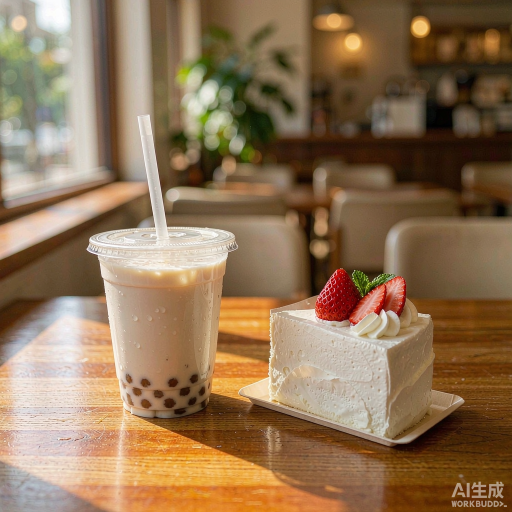
#> input picture _build/genimg/手机实拍生活照_一杯奶茶和一块草莓蛋糕放在木质咖啡馆桌上_窗_2026-10-21T11-58-34.png, 1024 x 1024 px, found by its file name (shown at 1/2 size); its folder holds 4 pictures in this run
$ python wx_real_images.py
#> lines starting #> are read from the running program, lines starting #| are printed output that depends on the picture
# -*- coding: utf-8 -*-
"""把 _build/genimg 里新生成的真人风图片裁掉底部水印、裁剪压缩，
覆盖到 WeiXinDemo 的 drawable-nodpi（avatar*.jpg / moment*.jpg / moments_cover.jpg）"""
import os
from PIL import Image

SRC = r"C:\Users\lenovo\WorkBuddy\2026-10-12-14-18-05\_build\genimg"
DST = r"C:\Users\lenovo\WorkBuddy\2026-10-12-14-18-05\WeiXinDemo\app\src\main\res\drawable-nodpi"

# 按生成顺序映射：17 个好友头像 + 我的头像
AVATARS = [
    ("真人手机自拍照_25岁中国年轻女性", "avatar1"),
    ("真人手机自拍照_28岁中国年轻男性", "avatar2"),
    ("真人照片_45岁中国中年女性", "avatar3"),
    ("真人照片_50岁中国中年男性", "avatar4"),
    ("真人手机自拍照_22岁中国女大学生", "avatar5"),
    ("真人手机自拍照_26岁中国男性_运动装", "avatar6"),
    ("真人手机自拍照_30岁中国女性_中长发微卷", "avatar7"),
    ("真人照片_35岁中国男性工程师", "avatar8"),
    ("真人手机自拍照_20岁中国男大学生_篮球服", "avatar9"),
    ("真人照片_60岁中国老奶奶", "avatar10"),
    ("真人照片_62岁中国老爷爷", "avatar11"),
    ("真人手机自拍照_24岁中国女性_长发披肩", "avatar12"),
    ("真人手机自拍照_23岁中国男性程序员", "avatar13"),
    ("真人照片_32岁中国女教师", "avatar14"),
    ("真人手机自拍照_27岁中国男性外卖员", "avatar15"),
    ("真人照片_38岁中国女性医生", "avatar16"),
    ("真人手机自拍照_19岁中国女高中生", "avatar17"),
    ("真人手机自拍照_21岁中国男大学生_我的头像", "avatar_me"),
]

MOMENTS = [
    ("手机实拍生活照_一杯奶茶和一块草莓蛋糕", "moment1"),
    ("手机实拍旅行照_云南泸沽湖清晨", "moment2"),
    ("手机实拍宠物照_一只橘猫", "moment3"),
    ("手机实拍美食照_重庆火锅沸腾红汤", "moment4"),
    ("手机实拍夜景_重庆洪崖洞夜景", "moment5"),
    ("手机实拍运动照_清晨公园跑道", "moment6"),
]

COVER_PREFIX = "朋友圈封面横幅图"


def load_cropped(path):
    img = Image.open(path).convert("RGB")
    w, h = img.size
    # 裁掉底部 9%（AI 生成水印在右下角）
    img = img.crop((0, 0, w, int(h * 0.91)))
    return img


def center_square(img, side):
    w, h = img.size
    left = (w - side) // 2
    top = (h - side) // 2
    return img.crop((left, top, left + side, top + side))


def main():
    files = os.listdir(SRC)
    used = set()
    count = 0

    for prefix, name in AVATARS:
        src = next((f for f in files if f.startswith(prefix) and f.endswith(".png")), None)
        if src is None:
            print("!! 未找到:", prefix)
            continue
        used.add(src)
        img = load_cropped(os.path.join(SRC, src))
        w, h = img.size
        img = center_square(img, min(w, h)).resize((400, 400), Image.LANCZOS)
        img.save(os.path.join(DST, name + ".jpg"), "JPEG", quality=85)
        count += 1
        print("头像", name + ".jpg", "<-", src)
#> pass 2 of the loop in main, `for prefix, name in AVATARS:`:
#> pass 3 of the loop in main, `for prefix, name in AVATARS:`:
#> the loop made 18 passes; the first 3 are shown

    for prefix, name in MOMENTS:
        src = next((f for f in files if f.startswith(prefix) and f.endswith(".png")), None)
        if src is None:
            print("!! 未找到:", prefix)
            continue
        used.add(src)
        img = load_cropped(os.path.join(SRC, src))
#> in load_cropped, img is the input picture: PIL image 1024x1024 RGB; mean R, G, B 143.7, 115.5, 84.9
#> in load_cropped, `img = img.crop((0, 0, w, int(h * 0.91)))`:
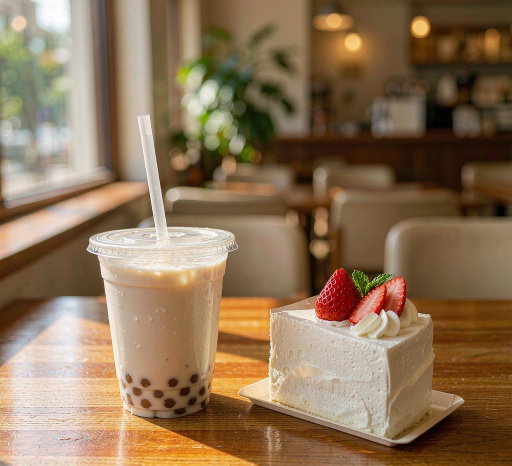
#> img: PIL image 1024x931 RGB (shown at 1/2 size); mean R, G, B 140.4, 114.6, 86.1
        w, h = img.size
#> w = 1024; h = 931
        img = center_square(img, min(w, h)).resize((800, 800), Image.LANCZOS)
#> in center_square, `return img.crop((left, top, left + side, top + side))`:
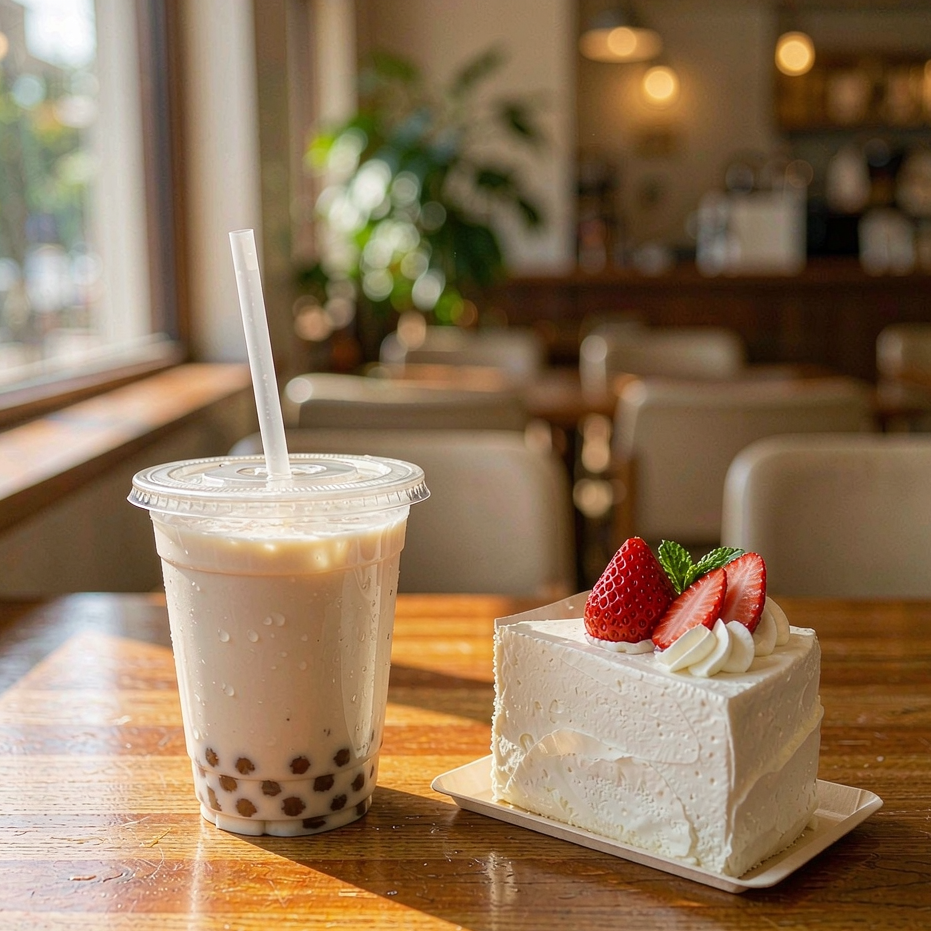
#> returned value: PIL image 931x931 RGB; mean R, G, B 141.5, 115.3, 86.7
#> img: PIL image 800x800 RGB
        img.save(os.path.join(DST, name + ".jpg"), "JPEG", quality=85)
        count += 1
        print("配图", name + ".jpg", "<-", src)
#> pass 2 of the loop in main, `for prefix, name in MOMENTS:`:
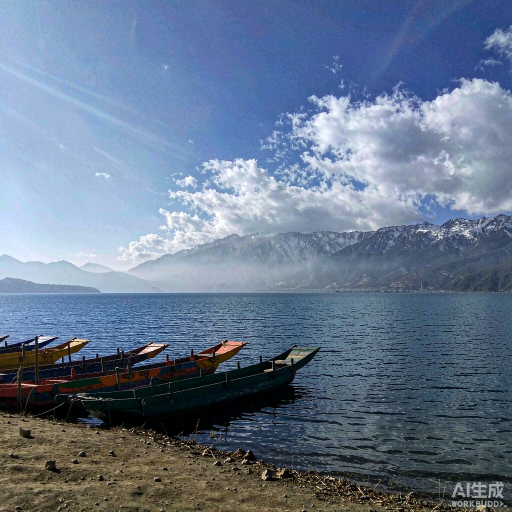
#> input picture _build/genimg/手机实拍旅行照_云南泸沽湖清晨_湖水湛蓝_远处雪山_湖边彩色_2026-10-21T11-58-28.png, 1024 x 1024 px, found by its file name (shown at 1/2 size)
#> in load_cropped, img is the input picture: PIL image 1024x1024 RGB; mean R, G, B 102.7, 119.2, 141.6
#> in load_cropped (call 2), `img = img.crop((0, 0, w, int(h * 0.91)))`:
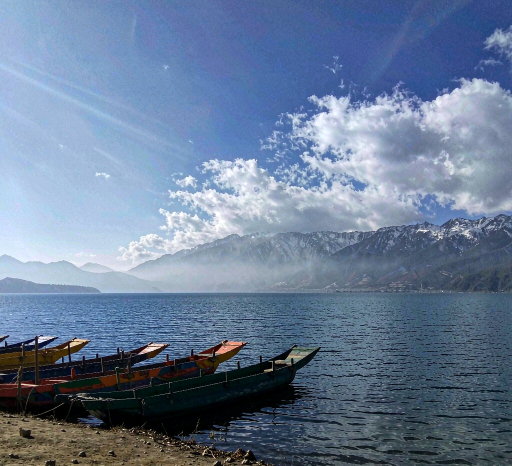
#> img: PIL image 1024x931 RGB (shown at 1/2 size); mean R, G, B 104.6, 123.4, 149.7
#> in center_square (call 2), `return img.crop((left, top, left + side, top + side))`:
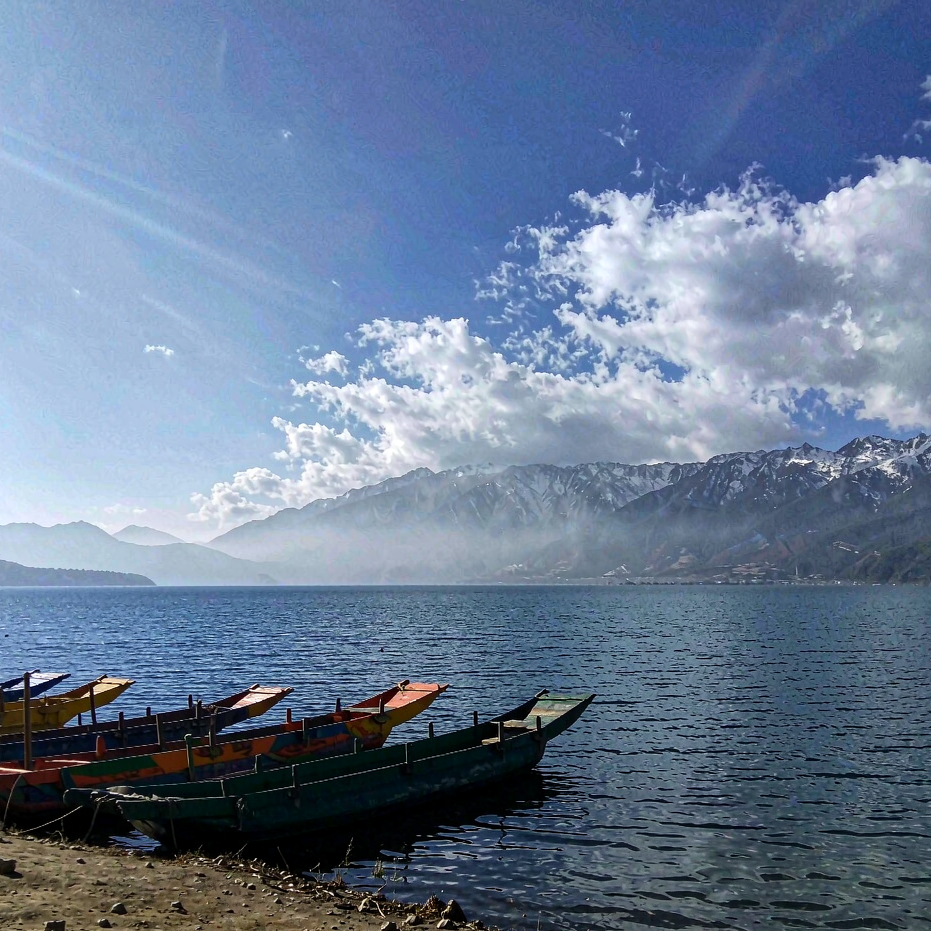
#> returned value: PIL image 931x931 RGB; mean R, G, B 104, 123, 149.7
#> pass 3 of the loop in main, `for prefix, name in MOMENTS:`:
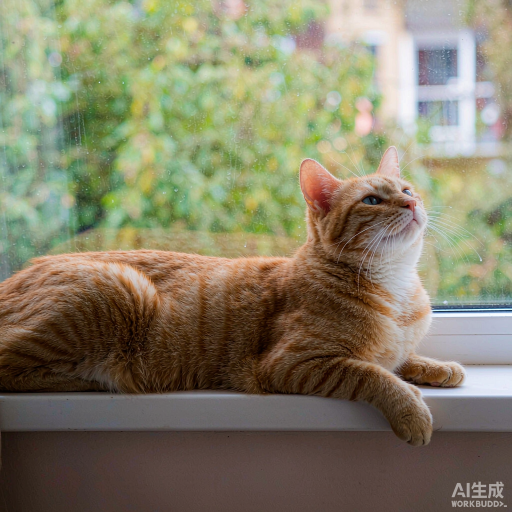
#> input picture _build/genimg/手机实拍宠物照_一只橘猫趴在窗台晒太阳_眯眼惬意_窗外绿植虚_2026-10-21T11-58-28.png, 1024 x 1024 px, found by its file name (shown at 1/2 size)
#> in load_cropped, img is the input picture: PIL image 1024x1024 RGB; mean R, G, B 132.1, 127.2, 103.4
#> in load_cropped (call 3), `img = img.crop((0, 0, w, int(h * 0.91)))`:
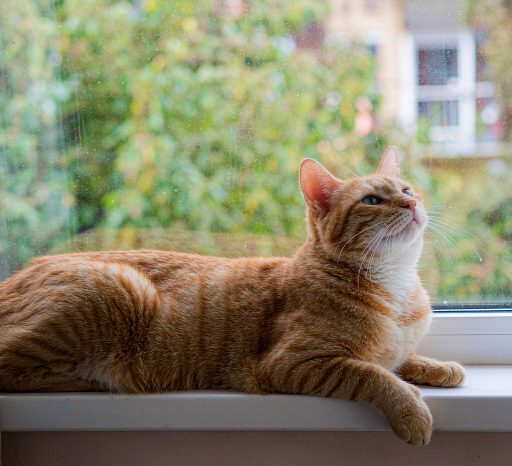
#> img: PIL image 1024x931 RGB (shown at 1/2 size); mean R, G, B 137.1, 133.3, 107.7
#> in center_square (call 3), `return img.crop((left, top, left + side, top + side))`:
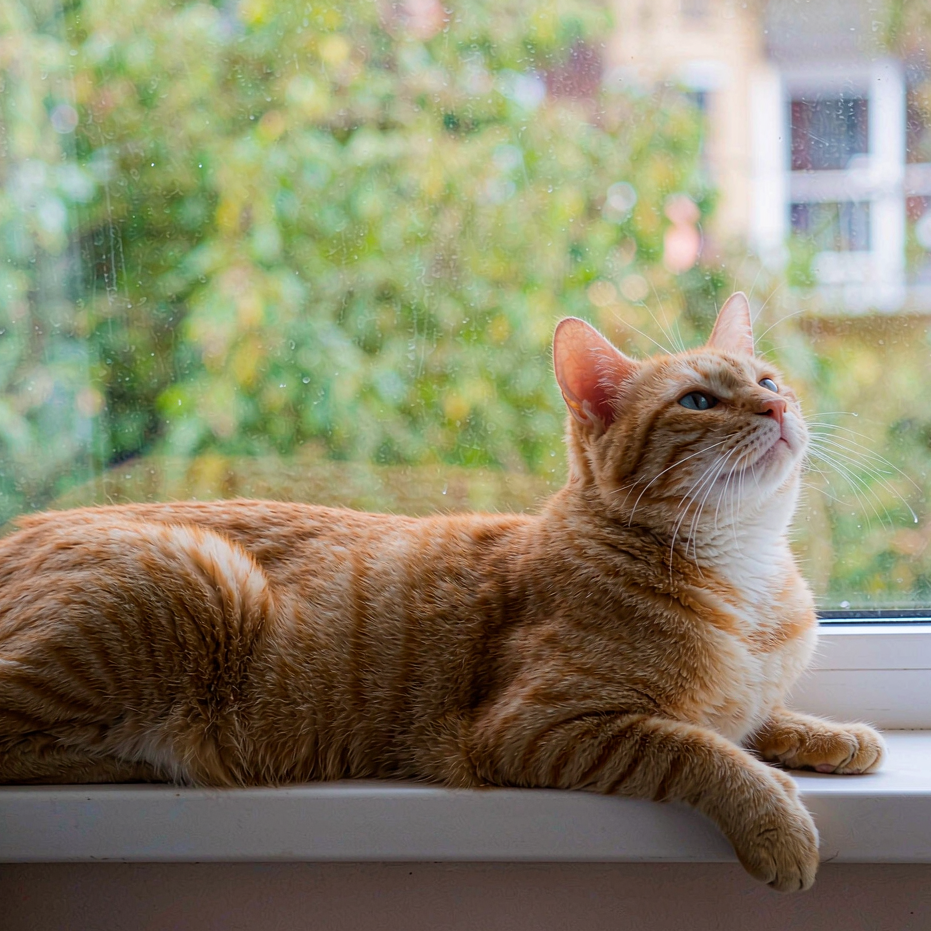
#> returned value: PIL image 931x931 RGB; mean R, G, B 136.9, 132.5, 106
#> the loop made 6 passes; the first 3 are shown

    src = next((f for f in files if f.startswith(COVER_PREFIX) and f.endswith(".png")), None)
    if src is None:
        print("!! 未找到封面")
    else:
        used.add(src)
        img = load_cropped(os.path.join(SRC, src))
        w, h = img.size
        # 16:9 横幅居中裁剪
        th = int(w * 9 / 16)
        if th <= h:
            top = (h - th) // 2
            img = img.crop((0, top, w, top + th))
        img = img.resize((1200, 675), Image.LANCZOS)
        img.save(os.path.join(DST, "moments_cover.jpg"), "JPEG", quality=85)
        count += 1
        print("封面 moments_cover.jpg <-", src)

    print("共输出", count, "张")
    leftover = [f for f in files if f.endswith(".png") and f not in used]
    if leftover:
        print("未使用:", leftover)


if __name__ == "__main__":
    main()
